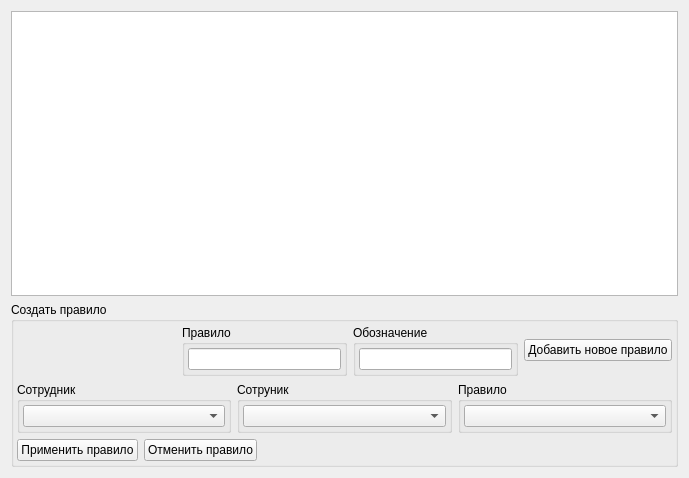
<?xml version="1.0" encoding="UTF-8"?>
<ui version="4.0">
 <class>FormNCMatrix</class>
 <widget class="QWidget" name="FormNCMatrix">
  <property name="windowModality">
   <enum>Qt::ApplicationModal</enum>
  </property>
  <property name="geometry">
   <rect>
    <x>0</x>
    <y>0</y>
    <width>689</width>
    <height>478</height>
   </rect>
  </property>
  <property name="windowTitle">
   <string>Матрица непересечений</string>
  </property>
  <layout class="QVBoxLayout" name="verticalLayout">
   <item>
    <widget class="QTableWidget" name="tableWidgetNCM">
     <property name="font">
      <font>
       <pointsize>7</pointsize>
      </font>
     </property>
    </widget>
   </item>
   <item>
    <widget class="QGroupBox" name="groupBox">
     <property name="title">
      <string>Создать правило</string>
     </property>
     <layout class="QVBoxLayout" name="verticalLayout_5">
      <property name="leftMargin">
       <number>3</number>
      </property>
      <property name="topMargin">
       <number>3</number>
      </property>
      <property name="rightMargin">
       <number>3</number>
      </property>
      <property name="bottomMargin">
       <number>3</number>
      </property>
      <item>
       <layout class="QHBoxLayout" name="horizontalLayout_8">
        <item>
         <spacer name="horizontalSpacer">
          <property name="orientation">
           <enum>Qt::Horizontal</enum>
          </property>
          <property name="sizeHint" stdset="0">
           <size>
            <width>40</width>
            <height>20</height>
           </size>
          </property>
         </spacer>
        </item>
        <item>
         <widget class="QGroupBox" name="groupBox_5">
          <property name="title">
           <string>Правило</string>
          </property>
          <layout class="QVBoxLayout" name="verticalLayout_6">
           <property name="spacing">
            <number>3</number>
           </property>
           <property name="leftMargin">
            <number>3</number>
           </property>
           <property name="topMargin">
            <number>3</number>
           </property>
           <property name="rightMargin">
            <number>3</number>
           </property>
           <property name="bottomMargin">
            <number>3</number>
           </property>
           <item>
            <widget class="QLineEdit" name="lineEditNewRule"/>
           </item>
          </layout>
         </widget>
        </item>
        <item>
         <widget class="QGroupBox" name="groupBox_6">
          <property name="title">
           <string>Обозначение</string>
          </property>
          <layout class="QVBoxLayout" name="verticalLayout_7">
           <property name="leftMargin">
            <number>3</number>
           </property>
           <property name="topMargin">
            <number>3</number>
           </property>
           <property name="rightMargin">
            <number>3</number>
           </property>
           <property name="bottomMargin">
            <number>3</number>
           </property>
           <item>
            <widget class="QLineEdit" name="lineEditShorty">
             <property name="baseSize">
              <size>
               <width>20</width>
               <height>0</height>
              </size>
             </property>
            </widget>
           </item>
          </layout>
         </widget>
        </item>
        <item>
         <widget class="QPushButton" name="pushButtonCreateNewRule">
          <property name="text">
           <string>Добавить новое правило</string>
          </property>
         </widget>
        </item>
       </layout>
      </item>
      <item>
       <layout class="QHBoxLayout" name="horizontalLayout_5">
        <item>
         <widget class="QGroupBox" name="groupBox_2">
          <property name="title">
           <string>Сотрудник</string>
          </property>
          <layout class="QVBoxLayout" name="verticalLayout_2">
           <property name="leftMargin">
            <number>3</number>
           </property>
           <property name="topMargin">
            <number>3</number>
           </property>
           <property name="rightMargin">
            <number>3</number>
           </property>
           <property name="bottomMargin">
            <number>3</number>
           </property>
           <item>
            <widget class="QComboBox" name="comboBoxFirstEmployee"/>
           </item>
          </layout>
         </widget>
        </item>
        <item>
         <widget class="QGroupBox" name="groupBox_3">
          <property name="title">
           <string>Сотруник</string>
          </property>
          <layout class="QVBoxLayout" name="verticalLayout_3">
           <property name="leftMargin">
            <number>3</number>
           </property>
           <property name="topMargin">
            <number>3</number>
           </property>
           <property name="rightMargin">
            <number>3</number>
           </property>
           <property name="bottomMargin">
            <number>3</number>
           </property>
           <item>
            <widget class="QComboBox" name="comboBoxSecondEmployee"/>
           </item>
          </layout>
         </widget>
        </item>
        <item>
         <widget class="QGroupBox" name="groupBox_4">
          <property name="title">
           <string>Правило</string>
          </property>
          <layout class="QVBoxLayout" name="verticalLayout_4">
           <property name="leftMargin">
            <number>3</number>
           </property>
           <property name="topMargin">
            <number>3</number>
           </property>
           <property name="rightMargin">
            <number>3</number>
           </property>
           <property name="bottomMargin">
            <number>3</number>
           </property>
           <item>
            <widget class="QComboBox" name="comboBoxRule"/>
           </item>
          </layout>
         </widget>
        </item>
       </layout>
      </item>
      <item>
       <layout class="QHBoxLayout" name="horizontalLayout">
        <item>
         <widget class="QPushButton" name="pushButtonApplyRule">
          <property name="text">
           <string>Применить правило</string>
          </property>
         </widget>
        </item>
        <item>
         <widget class="QPushButton" name="pushButtonCancelRule">
          <property name="text">
           <string>Отменить правило</string>
          </property>
         </widget>
        </item>
        <item>
         <spacer name="horizontalSpacer_3">
          <property name="orientation">
           <enum>Qt::Horizontal</enum>
          </property>
          <property name="sizeHint" stdset="0">
           <size>
            <width>40</width>
            <height>20</height>
           </size>
          </property>
         </spacer>
        </item>
       </layout>
      </item>
     </layout>
    </widget>
   </item>
  </layout>
 </widget>
 <resources/>
 <connections/>
</ui>
